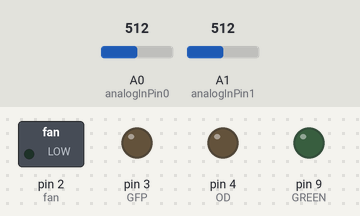
A sketch run on a simulated Arduino Uno, built with avr-gcc and run on an emulated ATmega328P. Shown: switched loads named in the sketch (green lamp = pin HIGH), output pins drawn as LEDs (lit = HIGH). The test bench sets the inputs (shaded band); at power-on: A0 (analogInPin0) = 512, A1 (analogInPin1) = 512. What the sketch prints to the serial monitor is not drawn.

Above: at 3.05 s.
At 15.5 s:
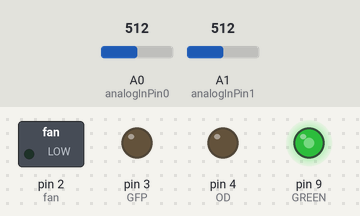
At 20.6 s:
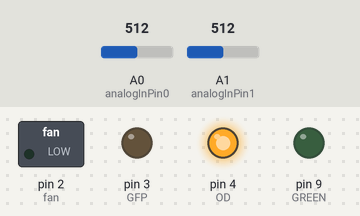
At 35.3 s:
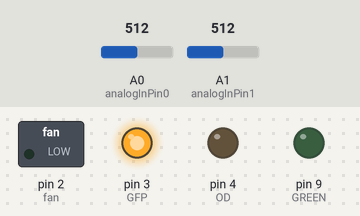
Timing chart, 0 to 45.1 s (numbered marks = the images above):
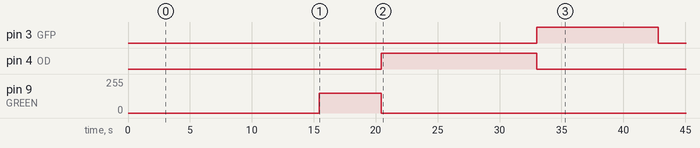

Measured:
- by itself, pin 3 (GFP): alternates HIGH for 9.8 s and LOW for 22.6 s
- by itself, pin 4 (OD): alternates HIGH for 12.6 s and LOW for 19.8 s
- by itself, pin 9 (GREEN): alternates 150/255 for 5.0 s and 0/255 for 27.4 s

The sketch:

CANADA.ino
```cpp
#define analogInPin0 A0//OD
#define analogInPin1 A1//GFP

int cycle = 1;
int voltage[5];
int value0,value1,value2;
float outputValue0; //OD
float outputValue1; //GFP
char val;
char mode;
const byte fan = 2;//5v
const byte GFP = 3;//5v
const byte OD = 4;//5v
const byte GREEN = 9;//12v

void setup() {
  Serial.begin(115200);
  Serial.println("Experiment start");
  delay(3000);
  pinMode(fan, OUTPUT);
  pinMode(OD, OUTPUT);
  pinMode(GREEN, OUTPUT);
  pinMode(GFP, OUTPUT);
}
void loop() {
 if(Serial.available()) {
     val = Serial.read();
 }
       voltage[0] = MODE(0);//O2
       voltage[1] = MODE(1);//OD
       voltage[2] = MODE(2);//GFP
       voltage[3] = cycle;//cycle
    digitalWrite(OD, LOW);
    digitalWrite(GFP,LOW);
    analogWrite(GREEN,0);
    analogWrite(fan,100);
    delay(5000);
    analogWrite(fan,80);
    analogWrite(GREEN,150);//4.05w/m2
    delay(5000);//12 min experiment  unit:ms

    voltage[3]=cycle;
    serial_printO2();
    analogWrite(GREEN,0);
    analogWrite(fan,0);
    digitalWrite(OD,HIGH);
    delay(10000);
     voltage[1] = MODE(1);
     outputValue0 = (voltage[1])*5/(float)1024;//OD
     serial_printOD();
     digitalWrite(OD,LOW);
     digitalWrite(GFP,HIGH);
     voltage[2] = MODE(2);
     outputValue1 = (voltage[2])*5/(float)1024;//GFP
     serial_printGFP();
     cycle++;
}//main loop
int filter(int k)//
{
int N = 101;
int value_buf[N];
int count,i,j;
int change_step;
for (count=0;count<N;count++){
    value_buf[count] = get_ad(k);
    delay(1);
}
for (j=0;j<N-1;j++){
   for (i=0;i<N-1-j;i++){
        if (value_buf[i] > value_buf[i+1])
        {
            change_step = value_buf[i];
            value_buf[i] = value_buf[i+1];
            value_buf[i+1] = change_step;
        }
    }
}
return value_buf[(N-1)/2];
}

int get_ad(int k) {
  if(k==0){
  return analogRead(analogInPin0);
  }else if(k==1){
  return analogRead(analogInPin1);
  }
}

void serial_printOD()
{
  Serial.print("  V(OD) = ");
  Serial.print(outputValue0);
}

void serial_printGFP()
{
 Serial.print("   V(GFP) = ");
 Serial.println(outputValue1,4);
}

void serial_printO2()
{
  Serial.print("  cycle: ");
  Serial.print(cycle);
  //Serial.print("  O2 = ");
  //Serial.print(" % ");

}
int MODE(int k)
{
        int stats[20],x,y;
        int mode,count,oldcount,oldmode;
        if(k==0){
          for(x=0;x<20;x++){
          stats[x]=filter(0);
          delay(10);
          }
        }
        if(k==1){
          for(x=0;x<20;x++){
          stats[x]=filter(1);
          delay(10);
          }
        }
        if(k==2){
          for(x=0;x<20;x++){
          stats[x]=filter(2);
          delay(10);
          }
        }
        if(k==3){
          for(x=0;x<20;x++){
          stats[x]=filter(3);
          delay(10);
          }
        }
        if(k==4){
          for(x=0;x<20;x++){
          stats[x]=filter(4);
          delay(10);
          }
        }
        if(k==5){
          for(x=0;x<20;x++){
          stats[x]=filter(5);
          delay(10);
          }
        }
        if(k==6){
          for(x=0;x<20;x++){
          stats[x]=filter(6);
          delay(10);
          }
        }
        if(k==7){
          for(x=0;x<20;x++){
          stats[x]=filter(7);
          delay(10);
          }
        }
        oldcount = 0;
        for(x=0;x<20;x++){
                mode=stats[x];
                 count = 0;
                for(y=0;y<20;y++){
                 if(mode==stats[y]) count++;
                }
  if(count>oldcount){
                        oldmode=mode;
                        oldcount=count;
                }
        }
             return oldmode;
}
```
